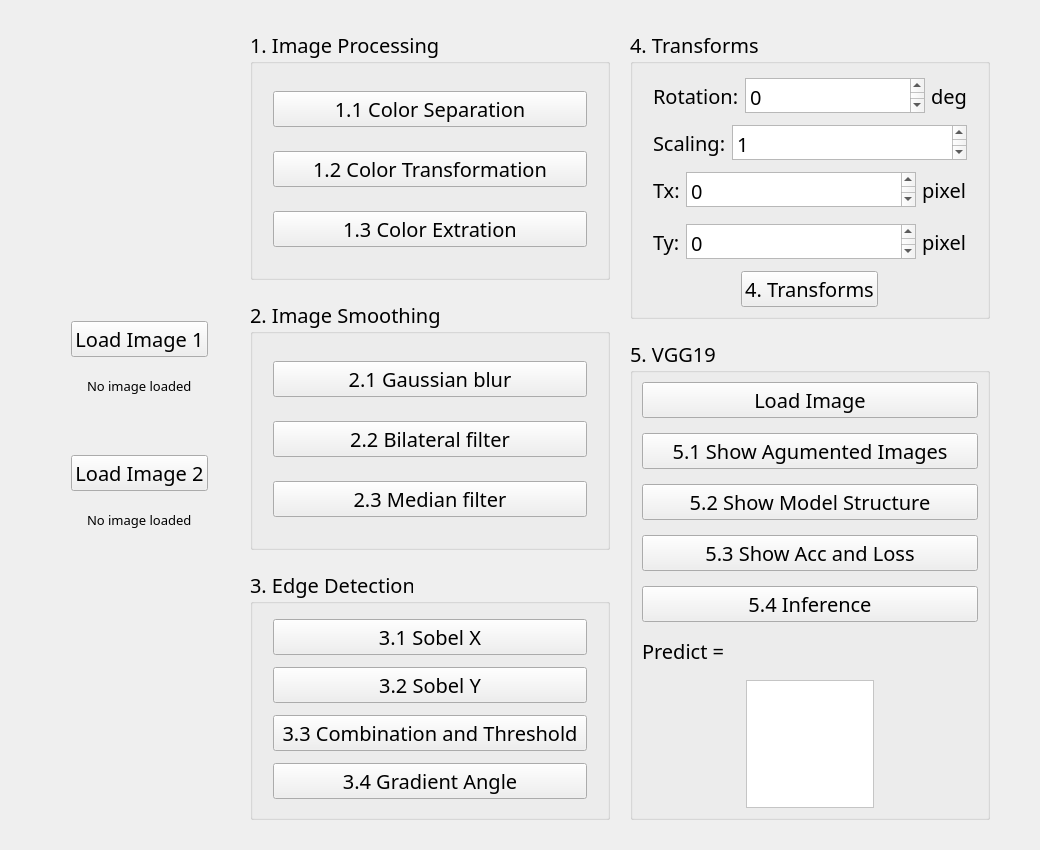
<?xml version="1.0" encoding="UTF-8"?>
<ui version="4.0">
 <class>hw1</class>
 <widget class="QWidget" name="hw1">
  <property name="geometry">
   <rect>
    <x>0</x>
    <y>0</y>
    <width>1040</width>
    <height>850</height>
   </rect>
  </property>
  <property name="sizePolicy">
   <sizepolicy hsizetype="Minimum" vsizetype="Minimum">
    <horstretch>0</horstretch>
    <verstretch>0</verstretch>
   </sizepolicy>
  </property>
  <property name="minimumSize">
   <size>
    <width>1040</width>
    <height>850</height>
   </size>
  </property>
  <property name="font">
   <font>
    <family>Arial Rounded MT Bold</family>
    <pointsize>15</pointsize>
   </font>
  </property>
  <property name="windowTitle">
   <string>Homework 1</string>
  </property>
  <layout class="QHBoxLayout" name="horizontalLayout" stretch="2,4,4">
   <property name="spacing">
    <number>20</number>
   </property>
   <property name="leftMargin">
    <number>50</number>
   </property>
   <property name="topMargin">
    <number>30</number>
   </property>
   <property name="rightMargin">
    <number>50</number>
   </property>
   <property name="bottomMargin">
    <number>30</number>
   </property>
   <item>
    <layout class="QVBoxLayout" name="verticalLayout_3" stretch="5,1,0,0,1,0,5">
     <item>
      <spacer name="verticalSpacer">
       <property name="orientation">
        <enum>Qt::Vertical</enum>
       </property>
       <property name="sizeHint" stdset="0">
        <size>
         <width>20</width>
         <height>40</height>
        </size>
       </property>
      </spacer>
     </item>
     <item alignment="Qt::AlignHCenter">
      <widget class="QPushButton" name="load_img_btn1">
       <property name="sizePolicy">
        <sizepolicy hsizetype="Minimum" vsizetype="Fixed">
         <horstretch>0</horstretch>
         <verstretch>0</verstretch>
        </sizepolicy>
       </property>
       <property name="cursor">
        <cursorShape>PointingHandCursor</cursorShape>
       </property>
       <property name="text">
        <string>Load Image 1</string>
       </property>
      </widget>
     </item>
     <item alignment="Qt::AlignHCenter">
      <widget class="QLabel" name="load_img1">
       <property name="font">
        <font>
         <pointsize>10</pointsize>
        </font>
       </property>
       <property name="text">
        <string>No image loaded</string>
       </property>
      </widget>
     </item>
     <item>
      <spacer name="verticalSpacer_3">
       <property name="orientation">
        <enum>Qt::Vertical</enum>
       </property>
       <property name="sizeHint" stdset="0">
        <size>
         <width>20</width>
         <height>40</height>
        </size>
       </property>
      </spacer>
     </item>
     <item alignment="Qt::AlignHCenter">
      <widget class="QPushButton" name="load_img_btn2">
       <property name="cursor">
        <cursorShape>PointingHandCursor</cursorShape>
       </property>
       <property name="text">
        <string>Load Image 2</string>
       </property>
      </widget>
     </item>
     <item alignment="Qt::AlignHCenter">
      <widget class="QLabel" name="load_img2">
       <property name="font">
        <font>
         <pointsize>10</pointsize>
        </font>
       </property>
       <property name="text">
        <string>No image loaded</string>
       </property>
      </widget>
     </item>
     <item>
      <spacer name="verticalSpacer_2">
       <property name="orientation">
        <enum>Qt::Vertical</enum>
       </property>
       <property name="sizeHint" stdset="0">
        <size>
         <width>20</width>
         <height>40</height>
        </size>
       </property>
      </spacer>
     </item>
    </layout>
   </item>
   <item>
    <layout class="QVBoxLayout" name="verticalLayout">
     <item>
      <widget class="QGroupBox" name="groupBox">
       <property name="font">
        <font>
         <pointsize>15</pointsize>
        </font>
       </property>
       <property name="title">
        <string>1. Image Processing </string>
       </property>
       <layout class="QVBoxLayout" name="verticalLayout_4">
        <property name="leftMargin">
         <number>20</number>
        </property>
        <property name="rightMargin">
         <number>20</number>
        </property>
        <item>
         <widget class="QPushButton" name="btn_11">
          <property name="cursor">
           <cursorShape>PointingHandCursor</cursorShape>
          </property>
          <property name="text">
           <string>1.1 Color Separation</string>
          </property>
         </widget>
        </item>
        <item>
         <widget class="QPushButton" name="btn_12">
          <property name="cursor">
           <cursorShape>PointingHandCursor</cursorShape>
          </property>
          <property name="text">
           <string>1.2 Color Transformation</string>
          </property>
         </widget>
        </item>
        <item>
         <widget class="QPushButton" name="btn_13">
          <property name="cursor">
           <cursorShape>PointingHandCursor</cursorShape>
          </property>
          <property name="text">
           <string>1.3 Color Extration</string>
          </property>
         </widget>
        </item>
       </layout>
      </widget>
     </item>
     <item>
      <widget class="QGroupBox" name="groupBox_2">
       <property name="title">
        <string>2. Image Smoothing</string>
       </property>
       <layout class="QVBoxLayout" name="verticalLayout_5">
        <property name="leftMargin">
         <number>20</number>
        </property>
        <property name="rightMargin">
         <number>20</number>
        </property>
        <item>
         <widget class="QPushButton" name="btn_21">
          <property name="cursor">
           <cursorShape>PointingHandCursor</cursorShape>
          </property>
          <property name="text">
           <string>2.1 Gaussian blur</string>
          </property>
         </widget>
        </item>
        <item>
         <widget class="QPushButton" name="btn_22">
          <property name="cursor">
           <cursorShape>PointingHandCursor</cursorShape>
          </property>
          <property name="text">
           <string>2.2 Bilateral filter</string>
          </property>
         </widget>
        </item>
        <item>
         <widget class="QPushButton" name="btn_23">
          <property name="cursor">
           <cursorShape>PointingHandCursor</cursorShape>
          </property>
          <property name="text">
           <string>2.3 Median filter</string>
          </property>
         </widget>
        </item>
       </layout>
      </widget>
     </item>
     <item>
      <widget class="QGroupBox" name="groupBox_3">
       <property name="title">
        <string>3. Edge Detection</string>
       </property>
       <layout class="QVBoxLayout" name="verticalLayout_6">
        <property name="leftMargin">
         <number>20</number>
        </property>
        <property name="rightMargin">
         <number>20</number>
        </property>
        <item>
         <widget class="QPushButton" name="btn_31">
          <property name="cursor">
           <cursorShape>PointingHandCursor</cursorShape>
          </property>
          <property name="text">
           <string>3.1 Sobel X</string>
          </property>
         </widget>
        </item>
        <item>
         <widget class="QPushButton" name="btn_32">
          <property name="cursor">
           <cursorShape>PointingHandCursor</cursorShape>
          </property>
          <property name="text">
           <string>3.2 Sobel Y</string>
          </property>
         </widget>
        </item>
        <item>
         <widget class="QPushButton" name="btn_33">
          <property name="cursor">
           <cursorShape>PointingHandCursor</cursorShape>
          </property>
          <property name="text">
           <string>3.3 Combination and Threshold</string>
          </property>
         </widget>
        </item>
        <item>
         <widget class="QPushButton" name="btn_34">
          <property name="cursor">
           <cursorShape>PointingHandCursor</cursorShape>
          </property>
          <property name="text">
           <string>3.4 Gradient Angle</string>
          </property>
         </widget>
        </item>
       </layout>
      </widget>
     </item>
    </layout>
   </item>
   <item>
    <layout class="QVBoxLayout" name="verticalLayout_2" stretch="4,6">
     <item>
      <widget class="QGroupBox" name="groupBox_4">
       <property name="title">
        <string>4. Transforms</string>
       </property>
       <layout class="QVBoxLayout" name="verticalLayout_7">
        <property name="leftMargin">
         <number>20</number>
        </property>
        <property name="rightMargin">
         <number>20</number>
        </property>
        <item>
         <layout class="QHBoxLayout" name="horizontalLayout_2">
          <item>
           <widget class="QLabel" name="rotation">
            <property name="text">
             <string>Rotation:</string>
            </property>
           </widget>
          </item>
          <item>
           <widget class="QTextBrowser" name="rotation_input">
            <property name="sizePolicy">
             <sizepolicy hsizetype="Expanding" vsizetype="Maximum">
              <horstretch>0</horstretch>
              <verstretch>0</verstretch>
             </sizepolicy>
            </property>
            <property name="maximumSize">
             <size>
              <width>16777215</width>
              <height>35</height>
             </size>
            </property>
            <property name="cursor" stdset="0">
             <cursorShape>IBeamCursor</cursorShape>
            </property>
            <property name="readOnly">
             <bool>false</bool>
            </property>
            <property name="html">
             <string>&lt;!DOCTYPE HTML PUBLIC &quot;-//W3C//DTD HTML 4.0//EN&quot; &quot;http://www.w3.org/TR/REC-html40/strict.dtd&quot;&gt;
&lt;html&gt;&lt;head&gt;&lt;meta name=&quot;qrichtext&quot; content=&quot;1&quot; /&gt;&lt;style type=&quot;text/css&quot;&gt;
p, li { white-space: pre-wrap; }
&lt;/style&gt;&lt;/head&gt;&lt;body style=&quot; font-family:'Arial Rounded MT Bold'; font-size:15pt; font-weight:400; font-style:normal;&quot;&gt;
&lt;p style=&quot; margin-top:0px; margin-bottom:0px; margin-left:0px; margin-right:0px; -qt-block-indent:0; text-indent:0px;&quot;&gt;0&lt;/p&gt;&lt;/body&gt;&lt;/html&gt;</string>
            </property>
            <property name="overwriteMode">
             <bool>true</bool>
            </property>
           </widget>
          </item>
          <item>
           <widget class="QLabel" name="deg">
            <property name="text">
             <string>deg</string>
            </property>
           </widget>
          </item>
         </layout>
        </item>
        <item>
         <layout class="QHBoxLayout" name="horizontalLayout_4">
          <item>
           <widget class="QLabel" name="scaling">
            <property name="text">
             <string>Scaling:</string>
            </property>
           </widget>
          </item>
          <item>
           <widget class="QTextBrowser" name="scaling_input">
            <property name="sizePolicy">
             <sizepolicy hsizetype="Expanding" vsizetype="Maximum">
              <horstretch>0</horstretch>
              <verstretch>0</verstretch>
             </sizepolicy>
            </property>
            <property name="maximumSize">
             <size>
              <width>16777215</width>
              <height>35</height>
             </size>
            </property>
            <property name="cursor" stdset="0">
             <cursorShape>IBeamCursor</cursorShape>
            </property>
            <property name="readOnly">
             <bool>false</bool>
            </property>
            <property name="html">
             <string>&lt;!DOCTYPE HTML PUBLIC &quot;-//W3C//DTD HTML 4.0//EN&quot; &quot;http://www.w3.org/TR/REC-html40/strict.dtd&quot;&gt;
&lt;html&gt;&lt;head&gt;&lt;meta name=&quot;qrichtext&quot; content=&quot;1&quot; /&gt;&lt;style type=&quot;text/css&quot;&gt;
p, li { white-space: pre-wrap; }
&lt;/style&gt;&lt;/head&gt;&lt;body style=&quot; font-family:'Arial Rounded MT Bold'; font-size:15pt; font-weight:400; font-style:normal;&quot;&gt;
&lt;p style=&quot; margin-top:0px; margin-bottom:0px; margin-left:0px; margin-right:0px; -qt-block-indent:0; text-indent:0px;&quot;&gt;1&lt;/p&gt;&lt;/body&gt;&lt;/html&gt;</string>
            </property>
            <property name="overwriteMode">
             <bool>true</bool>
            </property>
           </widget>
          </item>
         </layout>
        </item>
        <item>
         <layout class="QHBoxLayout" name="horizontalLayout_3">
          <item>
           <widget class="QLabel" name="tx">
            <property name="text">
             <string>Tx:</string>
            </property>
           </widget>
          </item>
          <item>
           <widget class="QTextBrowser" name="tx_input">
            <property name="sizePolicy">
             <sizepolicy hsizetype="Expanding" vsizetype="Maximum">
              <horstretch>0</horstretch>
              <verstretch>0</verstretch>
             </sizepolicy>
            </property>
            <property name="maximumSize">
             <size>
              <width>16777215</width>
              <height>35</height>
             </size>
            </property>
            <property name="cursor" stdset="0">
             <cursorShape>IBeamCursor</cursorShape>
            </property>
            <property name="readOnly">
             <bool>false</bool>
            </property>
            <property name="html">
             <string>&lt;!DOCTYPE HTML PUBLIC &quot;-//W3C//DTD HTML 4.0//EN&quot; &quot;http://www.w3.org/TR/REC-html40/strict.dtd&quot;&gt;
&lt;html&gt;&lt;head&gt;&lt;meta name=&quot;qrichtext&quot; content=&quot;1&quot; /&gt;&lt;style type=&quot;text/css&quot;&gt;
p, li { white-space: pre-wrap; }
&lt;/style&gt;&lt;/head&gt;&lt;body style=&quot; font-family:'Arial Rounded MT Bold'; font-size:15pt; font-weight:400; font-style:normal;&quot;&gt;
&lt;p style=&quot; margin-top:0px; margin-bottom:0px; margin-left:0px; margin-right:0px; -qt-block-indent:0; text-indent:0px;&quot;&gt;0&lt;/p&gt;&lt;/body&gt;&lt;/html&gt;</string>
            </property>
            <property name="overwriteMode">
             <bool>true</bool>
            </property>
           </widget>
          </item>
          <item>
           <widget class="QLabel" name="tx_pixel">
            <property name="text">
             <string>pixel</string>
            </property>
           </widget>
          </item>
         </layout>
        </item>
        <item>
         <layout class="QHBoxLayout" name="horizontalLayout_5">
          <item>
           <widget class="QLabel" name="ty">
            <property name="text">
             <string>Ty:</string>
            </property>
           </widget>
          </item>
          <item>
           <widget class="QTextBrowser" name="ty_input">
            <property name="sizePolicy">
             <sizepolicy hsizetype="Expanding" vsizetype="Maximum">
              <horstretch>0</horstretch>
              <verstretch>0</verstretch>
             </sizepolicy>
            </property>
            <property name="maximumSize">
             <size>
              <width>16777215</width>
              <height>35</height>
             </size>
            </property>
            <property name="cursor" stdset="0">
             <cursorShape>IBeamCursor</cursorShape>
            </property>
            <property name="readOnly">
             <bool>false</bool>
            </property>
            <property name="html">
             <string>&lt;!DOCTYPE HTML PUBLIC &quot;-//W3C//DTD HTML 4.0//EN&quot; &quot;http://www.w3.org/TR/REC-html40/strict.dtd&quot;&gt;
&lt;html&gt;&lt;head&gt;&lt;meta name=&quot;qrichtext&quot; content=&quot;1&quot; /&gt;&lt;style type=&quot;text/css&quot;&gt;
p, li { white-space: pre-wrap; }
&lt;/style&gt;&lt;/head&gt;&lt;body style=&quot; font-family:'Arial Rounded MT Bold'; font-size:15pt; font-weight:400; font-style:normal;&quot;&gt;
&lt;p style=&quot; margin-top:0px; margin-bottom:0px; margin-left:0px; margin-right:0px; -qt-block-indent:0; text-indent:0px;&quot;&gt;0&lt;/p&gt;&lt;/body&gt;&lt;/html&gt;</string>
            </property>
            <property name="overwriteMode">
             <bool>true</bool>
            </property>
           </widget>
          </item>
          <item>
           <widget class="QLabel" name="ty_pixel">
            <property name="text">
             <string>pixel</string>
            </property>
           </widget>
          </item>
         </layout>
        </item>
        <item alignment="Qt::AlignHCenter">
         <widget class="QPushButton" name="btn_4">
          <property name="sizePolicy">
           <sizepolicy hsizetype="Maximum" vsizetype="Fixed">
            <horstretch>0</horstretch>
            <verstretch>0</verstretch>
           </sizepolicy>
          </property>
          <property name="cursor">
           <cursorShape>PointingHandCursor</cursorShape>
          </property>
          <property name="text">
           <string>4. Transforms</string>
          </property>
         </widget>
        </item>
       </layout>
      </widget>
     </item>
     <item>
      <widget class="QGroupBox" name="groupBox_5">
       <property name="title">
        <string>5. VGG19</string>
       </property>
       <layout class="QVBoxLayout" name="verticalLayout_8">
        <property name="spacing">
         <number>15</number>
        </property>
        <item>
         <widget class="QPushButton" name="load_img_5_btn">
          <property name="cursor">
           <cursorShape>PointingHandCursor</cursorShape>
          </property>
          <property name="text">
           <string>Load Image</string>
          </property>
         </widget>
        </item>
        <item>
         <widget class="QPushButton" name="btn_51">
          <property name="cursor">
           <cursorShape>PointingHandCursor</cursorShape>
          </property>
          <property name="text">
           <string>5.1 Show Agumented Images</string>
          </property>
         </widget>
        </item>
        <item>
         <widget class="QPushButton" name="btn_52">
          <property name="cursor">
           <cursorShape>PointingHandCursor</cursorShape>
          </property>
          <property name="text">
           <string>5.2 Show Model Structure</string>
          </property>
         </widget>
        </item>
        <item>
         <widget class="QPushButton" name="btn_53">
          <property name="cursor">
           <cursorShape>PointingHandCursor</cursorShape>
          </property>
          <property name="text">
           <string>5.3 Show Acc and Loss</string>
          </property>
         </widget>
        </item>
        <item>
         <widget class="QPushButton" name="btn_54">
          <property name="cursor">
           <cursorShape>PointingHandCursor</cursorShape>
          </property>
          <property name="text">
           <string>5.4 Inference</string>
          </property>
         </widget>
        </item>
        <item>
         <widget class="QLabel" name="predict">
          <property name="text">
           <string>Predict =</string>
          </property>
         </widget>
        </item>
        <item alignment="Qt::AlignHCenter">
         <widget class="QScrollArea" name="inference_img_box">
          <property name="sizePolicy">
           <sizepolicy hsizetype="Minimum" vsizetype="Minimum">
            <horstretch>0</horstretch>
            <verstretch>0</verstretch>
           </sizepolicy>
          </property>
          <property name="minimumSize">
           <size>
            <width>128</width>
            <height>128</height>
           </size>
          </property>
          <property name="maximumSize">
           <size>
            <width>128</width>
            <height>128</height>
           </size>
          </property>
          <property name="styleSheet">
           <string notr="true">background-color: rgb(255, 255, 255);</string>
          </property>
          <property name="widgetResizable">
           <bool>true</bool>
          </property>
          <widget class="QWidget" name="inference_img">
           <property name="geometry">
            <rect>
             <x>0</x>
             <y>0</y>
             <width>126</width>
             <height>126</height>
            </rect>
           </property>
           <widget class="QLabel" name="classify_display">
            <property name="geometry">
             <rect>
              <x>0</x>
              <y>0</y>
              <width>128</width>
              <height>128</height>
             </rect>
            </property>
            <property name="text">
             <string/>
            </property>
           </widget>
          </widget>
         </widget>
        </item>
       </layout>
      </widget>
     </item>
    </layout>
   </item>
  </layout>
 </widget>
 <resources/>
 <connections/>
</ui>
